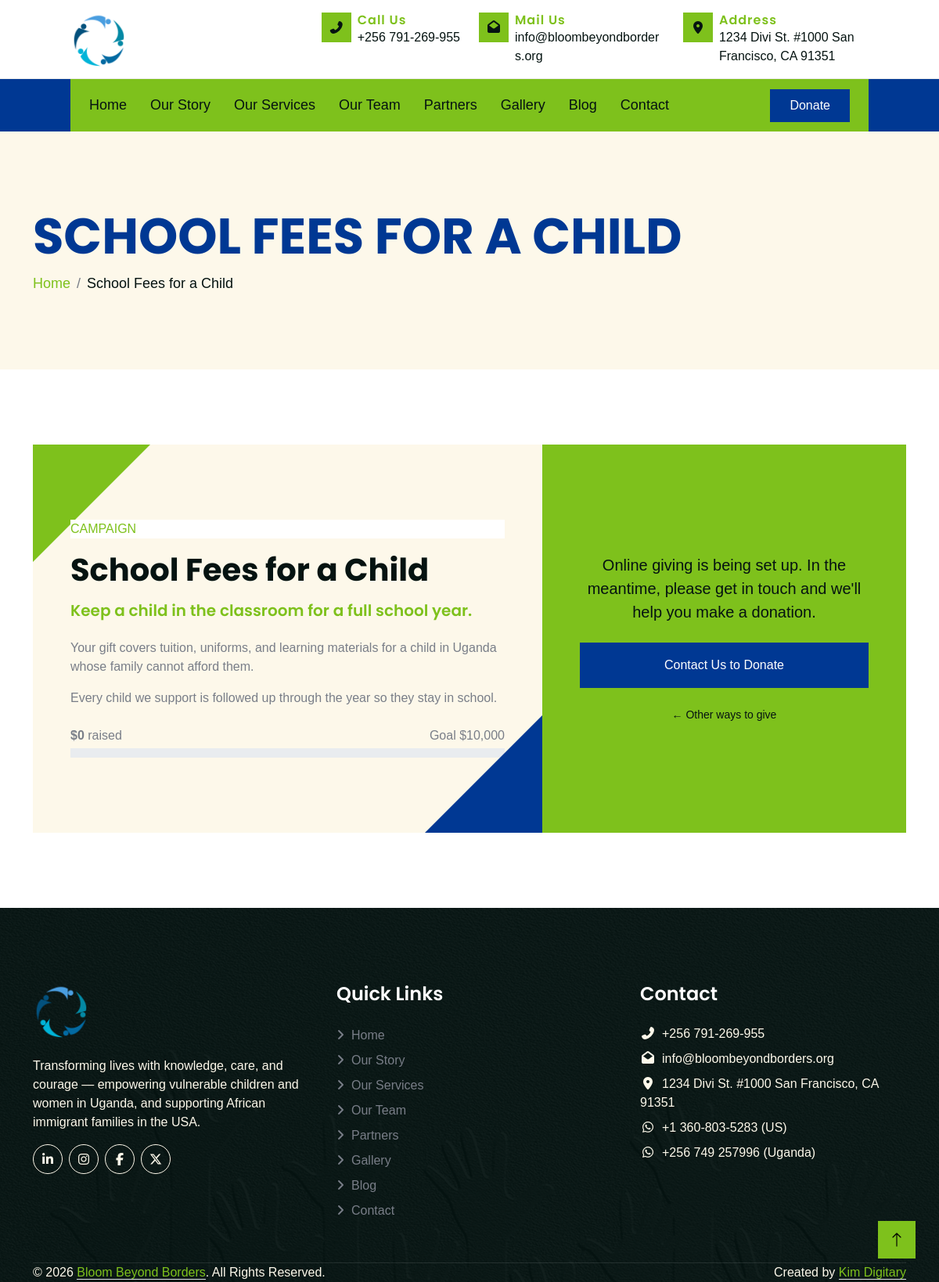
The page /donate/school-fees-for-a-child on the database its author committed.
### tables this page shows
CREATE TABLE IF NOT EXISTS donation_schemes (
    id INT UNSIGNED AUTO_INCREMENT PRIMARY KEY,
    name VARCHAR(150) NOT NULL,
    slug VARCHAR(191) NOT NULL UNIQUE,
    summary VARCHAR(255) NULL,
    description TEXT NULL,
    image_path VARCHAR(255) NULL,
    preset_amounts VARCHAR(255) NOT NULL DEFAULT '',
    allow_custom_amount TINYINT(1) NOT NULL DEFAULT 1,
    goal_cents INT UNSIGNED NULL,
    is_active TINYINT(1) NOT NULL DEFAULT 1,
    sort_order INT NOT NULL DEFAULT 0,
    created_at DATETIME NOT NULL DEFAULT CURRENT_TIMESTAMP
);

### app/Core/Controller.php (called while the page is built, shortened)
<?php
abstract class Controller
{
    protected function view(string $view, array $data = []): void
    {
        $viewsDir = dirname(__DIR__) . '/Views';
        $viewPath = $viewsDir . '/' . $view . '.php';
        extract($data);
        require $viewsDir . '/partials/header.php';
        require $viewPath;
        require $viewsDir . '/partials/footer.php';
    }
}

### app/Controllers/DonationController.php (called while the page is built, shortened)
<?php
class DonationController extends Controller
{
    public function show(string $slug): void
    {
        $scheme = (new DonationScheme())->findActiveBySlug($slug);
        [$errors, $old] = $this->takeFlash();
        $this->view('donate/show', [
            'title' => $scheme['name'] . ' - Donate - Bloom Beyond Borders',
            'pageTitle' => $scheme['name'],
            'description' => $scheme['summary'] ?: 'Support ' . $scheme['name'] . ' with Bloom Beyond Borders.',
            'ogImage' => !empty($scheme['image_path']) ? '/' . ltrim($scheme['image_path'], '/') : null,
            'scheme' => $scheme,
            'presets' => DonationScheme::presets($scheme),
            'errors' => $errors,
            'old' => $old,
            'csrfToken' => Csrf::token(),
            'paymentsEnabled' => Stripe::isConfigured(),
        ]);
    }
    private function takeFlash(): array
    {
        $errors = $_SESSION['donate_errors'] ?? [];
        $old = $_SESSION['donate_old'] ?? [];
        return [$errors, $old];
    }
}

### public/index.php (called while the page is built, shortened)
<?php
$router = new Router();
$router->get('/', [HomeController::class, 'index']);
$router->get('/our-story', [StoryController::class, 'index']);
$router->get('/our-services', [ServicesController::class, 'index']);
$router->get('/our-team', [TeamController::class, 'index']);
$router->get('/partners', [PartnersController::class, 'index']);
$router->get('/gallery', [GalleryController::class, 'index']);
$router->get('/blog', [BlogController::class, 'index']);
$router->get('/blog/{slug}', [BlogController::class, 'show']);
$router->post('/blog/{slug}/comments', [BlogController::class, 'submitComment']);
$router->get('/contact', [ContactController::class, 'index']);
$router->post('/contact', [ContactController::class, 'submit']);
$router->get('/donate', [DonationController::class, 'index']);
$router->post('/donate/checkout', [DonationController::class, 'checkout']);
$router->get('/donate/thank-you', [DonationController::class, 'thankYou']);
$router->get('/donate/{slug}', [DonationController::class, 'show']);
$router->post('/stripe/webhook', [StripeWebhookController::class, 'handle']);
$router->get('/sitemap.xml', [SitemapController::class, 'index']);
$router->get('/admin/login', [AdminAuthController::class, 'showLogin']);
$router->post('/admin/login', [AdminAuthController::class, 'login']);
$router->post('/admin/logout', [AdminAuthController::class, 'logout']);
$router->get('/admin/forgot-password', [AdminAuthController::class, 'showForgotPassword']);
$router->post('/admin/forgot-password', [AdminAuthController::class, 'forgotPassword']);
$router->get('/admin/set-password/{token}', [AdminAuthController::class, 'showSetPassword']);
$router->post('/admin/set-password/{token}', [AdminAuthController::class, 'setPassword']);
$router->get('/admin', [AdminDashboardController::class, 'index']);
$router->get('/admin/settings', [AdminSettingsController::class, 'index']);
$router->post('/admin/settings', [AdminSettingsController::class, 'update']);
$router->get('/admin/team', [AdminTeamController::class, 'index']);
$router->get('/admin/team/create', [AdminTeamController::class, 'create']);
$router->post('/admin/team', [AdminTeamController::class, 'store']);
$router->get('/admin/team/{id}/edit', [AdminTeamController::class, 'edit']);
$router->post('/admin/team/{id}', [AdminTeamController::class, 'update']);
$router->post('/admin/team/{id}/delete', [AdminTeamController::class, 'destroy']);
$router->get('/admin/partners', [AdminPartnersController::class, 'index']);
$router->get('/admin/partners/create', [AdminPartnersController::class, 'create']);
$router->post('/admin/partners', [AdminPartnersController::class, 'store']);
$router->get('/admin/partners/{id}/edit', [AdminPartnersController::class, 'edit']);
$router->post('/admin/partners/{id}', [AdminPartnersController::class, 'update']);
$router->post('/admin/partners/{id}/delete', [AdminPartnersController::class, 'destroy']);
$router->get('/admin/gallery', [AdminGalleryController::class, 'index']);
$router->get('/admin/gallery/create', [AdminGalleryController::class, 'createAlbum']);
$router->post('/admin/gallery', [AdminGalleryController::class, 'storeAlbum']);
$router->get('/admin/gallery/{id}/edit', [AdminGalleryController::class, 'editAlbum']);
$router->post('/admin/gallery/{id}', [AdminGalleryController::class, 'updateAlbum']);
$router->post('/admin/gallery/{id}/delete', [AdminGalleryController::class, 'destroyAlbum']);
$router->get('/admin/gallery/{id}', [AdminGalleryController::class, 'showAlbum']);
$router->post('/admin/gallery/{albumId}/images', [AdminGalleryController::class, 'storeImage']);
$router->get('/admin/gallery/{albumId}/images/{imageId}/edit', [AdminGalleryController::class, 'editImage']);
$router->post('/admin/gallery/{albumId}/images/{imageId}', [AdminGalleryController::class, 'updateImage']);
$router->post('/admin/gallery/{albumId}/images/{imageId}/delete', [AdminGalleryController::class, 'destroyImage']);
$router->get('/admin/blog', [AdminBlogController::class, 'index']);
$router->get('/admin/blog/create', [AdminBlogController::class, 'create']);
$router->post('/admin/blog', [AdminBlogController::class, 'store']);
$router->get('/admin/blog/{id}/edit', [AdminBlogController::class, 'edit']);
$router->post('/admin/blog/{id}', [AdminBlogController::class, 'update']);
$router->post('/admin/blog/{id}/delete', [AdminBlogController::class, 'destroy']);
$router->get('/admin/comments', [AdminCommentsController::class, 'index']);
$router->post('/admin/comments/{id}/approve', [AdminCommentsController::class, 'approve']);
$router->post('/admin/comments/{id}/delete', [AdminCommentsController::class, 'destroy']);
$router->get('/admin/contact', [AdminContactController::class, 'index']);
$router->post('/admin/contact/{id}/delete', [AdminContactController::class, 'destroy']);
$router->get('/admin/story', [AdminStoryController::class, 'index']);
$router->get('/admin/story/stats/create', [AdminStoryController::class, 'createStat']);
$router->post('/admin/story/stats', [AdminStoryController::class, 'storeStat']);
$router->get('/admin/story/stats/{id}/edit', [AdminStoryController::class, 'editStat']);
$router->post('/admin/story/stats/{id}', [AdminStoryController::class, 'updateStat']);
$router->post('/admin/story/stats/{id}/delete', [AdminStoryController::class, 'destroyStat']);
$router->get('/admin/story/finance/create', [AdminStoryController::class, 'createFinance']);
$router->post('/admin/story/finance', [AdminStoryController::class, 'storeFinance']);
$router->get('/admin/story/finance/{id}/edit', [AdminStoryController::class, 'editFinance']);
$router->post('/admin/story/finance/{id}', [AdminStoryController::class, 'updateFinance']);
$router->post('/admin/story/finance/{id}/delete', [AdminStoryController::class, 'destroyFinance']);
$router->post('/admin/story/letter', [AdminStoryController::class, 'updateLetter']);
$router->get('/admin/donations', [AdminDonationsController::class, 'index']);
$router->get('/admin/donation-schemes', [AdminDonationSchemesController::class, 'index']);
$router->get('/admin/donation-schemes/create', [AdminDonationSchemesController::class, 'create']);
$router->post('/admin/donation-schemes', [AdminDonationSchemesController::class, 'store']);
$router->get('/admin/donation-schemes/{id}/edit', [AdminDonationSchemesController::class, 'edit']);
$router->post('/admin/donation-schemes/{id}', [AdminDonationSchemesController::class, 'update']);
$router->post('/admin/donation-schemes/{id}/delete', [AdminDonationSchemesController::class, 'destroy']);
$router->get('/admin/users', [AdminUsersController::class, 'index']);
$router->get('/admin/users/create', [AdminUsersController::class, 'create']);
$router->post('/admin/users', [AdminUsersController::class, 'store']);
$router->get('/admin/users/{id}/edit', [AdminUsersController::class, 'edit']);
$router->post('/admin/users/{id}', [AdminUsersController::class, 'update']);
$router->post('/admin/users/{id}/delete', [AdminUsersController::class, 'destroy']);
$router->post('/admin/users/{id}/send-link', [AdminUsersController::class, 'sendLink']);
$router->get('/admin/roles', [AdminRolesController::class, 'index']);
$router->get('/admin/roles/create', [AdminRolesController::class, 'create']);
$router->post('/admin/roles', [AdminRolesController::class, 'store']);
$router->get('/admin/roles/{id}/edit', [AdminRolesController::class, 'edit']);
$router->post('/admin/roles/{id}', [AdminRolesController::class, 'update']);
$router->post('/admin/roles/{id}/delete', [AdminRolesController::class, 'destroy']);
$router->get('/admin/account', [AdminAccountController::class, 'index']);
$router->post('/admin/account', [AdminAccountController::class, 'update']);
$router->dispatch($_SERVER['REQUEST_METHOD'], $_SERVER['REQUEST_URI']);

### app/Core/Model.php (called while the page is built, shortened)
<?php
abstract class Model
{
    public function __construct()
    {
        $this->db = Database::connection();
    }
}

### app/Core/Database.php (called while the page is built, shortened)
<?php
class Database
{
    private static ?PDO $connection = null;
    public static function connection(): PDO
    {
        if (self::$connection === null) {
            $config = require dirname(__DIR__) . '/Config/db.php';
            $dsn = sprintf(
                'mysql:host=%s;port=%s;dbname=%s;charset=%s',
                $config['host'],
                $config['port'],
                $config['database'],
                $config['charset']
            );
            try {
                self::$connection = new PDO($dsn, $config['username'], $config['password'], [
                    PDO::ATTR_ERRMODE => PDO::ERRMODE_EXCEPTION,
                    PDO::ATTR_DEFAULT_FETCH_MODE => PDO::FETCH_ASSOC,
                    PDO::ATTR_EMULATE_PREPARES => false,
                ]);
            } catch (PDOException $e) {
                throw new PDOException('Database connection failed: ' . $e->getMessage(), (int) $e->getCode());
            }
        }
        return self::$connection;
    }
}

### app/Models/DonationScheme.php (called while the page is built, shortened)
<?php
class DonationScheme extends Model
{
    public function findActiveBySlug(string $slug): ?array
    {
        $stmt = $this->db->prepare(
            "SELECT s.*, COALESCE(SUM(CASE WHEN d.status = 'paid' THEN d.amount_cents END), 0) AS raised_cents
             FROM donation_schemes s
             LEFT JOIN donations d ON d.scheme_id = s.id
             WHERE s.slug = ? AND s.is_active = 1
             GROUP BY s.id"
        );
        $stmt->execute([$slug]);
        $row = $stmt->fetch();
        return $row !== false ? $row : null;
    }
}

### app/Core/Money.php (called while the page is built, shortened)
<?php
class Money
{
    public static function format(int $cents): string
    {
        $dollars = $cents / 100;
        return '$' . ($cents % 100 === 0 ? number_format($dollars) : number_format($dollars, 2));
    }
}

### app/Views/donate/show.php (the view, shortened to what this page needs)
<?php
require dirname(__DIR__) . '/partials/page-header.php';
$goal = (int) ($scheme['goal_cents'] ?? 0);
$raised = (int) $scheme['raised_cents'];
$percent = $goal > 0 ? min(100, (int) floor($raised * 100 / $goal)) : null;
?>
<div class="container-fluid donate py-5">
    <div class="container">
        <div class="row g-0">
            <div class="col-lg-7 donate-text bg-light py-5 wow fadeIn" data-wow-delay="0.1s">
                <div class="d-flex flex-column justify-content-center h-100 p-5">
                    <p class="section-title bg-white text-start text-primary pe-3">Campaign</p>
                    <h2 class="display-6 mb-3"><?= htmlspecialchars($scheme['name']) ?></h2>
                    <?php if (!empty($scheme['summary'])): ?>
                        <p class="h5 text-primary mb-4"><?= htmlspecialchars($scheme['summary']) ?></p>
                    <?php endif; ?>
                    <?php if (!empty($scheme['description'])): ?>
                        <?php foreach (preg_split('/\R\s*\R/', trim((string) $scheme['description'])) as $block): ?>
                            <?php
                            $lines = preg_split('/\R/', trim($block));
                            ?>
                            <?php if (!empty($lines)): ?>
                                <p><?= nl2br(htmlspecialchars(implode("\n", $lines))) ?></p>
                            <?php endif; ?>
                        <?php endforeach; ?>
                    <?php endif; ?>
                    <?php if ($percent !== null): ?>
                        <div class="mt-2">
                            <div class="d-flex justify-content-between mb-1">
                                <span><strong><?= htmlspecialchars(Money::format($raised)) ?></strong> raised</span>
                                <span>Goal <?= htmlspecialchars(Money::format($goal)) ?></span>
                            </div>
                            <div class="progress" role="progressbar" aria-label="Raised so far" aria-valuenow="<?= $percent ?>" aria-valuemin="0" aria-valuemax="100" style="height: 12px;">
                            </div>
                        </div>
                    <?php endif; ?>
                </div>
            </div>
            <div class="col-lg-5 donate-form bg-primary py-5 text-center wow fadeIn" data-wow-delay="0.5s">
                <div class="h-100 p-5 d-flex flex-column justify-content-center">
                    <?php require __DIR__ . '/_form.php'; ?>
                    <a href="/donate" class="d-inline-block text-dark mt-4 small">&larr; Other ways to give</a>
                </div>
            </div>
        </div>
    </div>
</div>

### app/Core/Router.php (shortened to what this page needs)
<?php
class Router
{
    private array $routes = [];
    private function add(string $method, string $path, array $handler): void
    {
        $this->routes[] = [
            'method' => $method,
            'pattern' => $this->toPattern($path),
            'handler' => $handler,
        ];
    }
    private function toPattern(string $path): string
    {
        $pattern = preg_replace('#\{[a-zA-Z_][a-zA-Z0-9_]*\}#', '([^/]+)', $path);
        return '#^' . $pattern . '$#';
    }
    public function dispatch(string $method, string $uri): void
    {
        $path = parse_url($uri, PHP_URL_PATH) ?: '/';
        $path = rtrim($path, '/');
        foreach ($this->routes as $route) {
            if ($route['method'] !== $method) {
                continue;
            }
            if (preg_match($route['pattern'], $path, $matches)) {
                array_shift($matches);
                [$controllerClass, $action] = $route['handler'];
                $controller = new $controllerClass();
                $controller->$action(...$matches);
                return;
            }
        }
    }
}

### rows shown on the page
donation_schemes: name "School Fees for a Child", summary "Keep a child in the classroom for a full school year.", description "Your gift covers tuition, uniforms, and learning materials for a child in Uganda whose family cannot afford them.", description "Every child we support is followed up through the year so they stay in school.", goal_cents "$10,000"

### other values the page prints
$settings['contact_phone'] "+256 791-269-955"
$settings['contact_email'] "info@bloombeyondborders.org"
$settings['contact_address'] "1234 Divi St. #1000 San Francisco, CA 91351"
$label "Home"
$label "Our Story"
$label "Our Services"
$label "Our Team"
$label "Partners"
$label "Gallery"
$label "Blog"
$label "Contact"
$pageTitle "SCHOOL FEES FOR A CHILD"
$pageTitle "School Fees for a Child"
Money::format($raised) "$0"
$settings['whatsapp_us'] "+1 360-803-5283"
